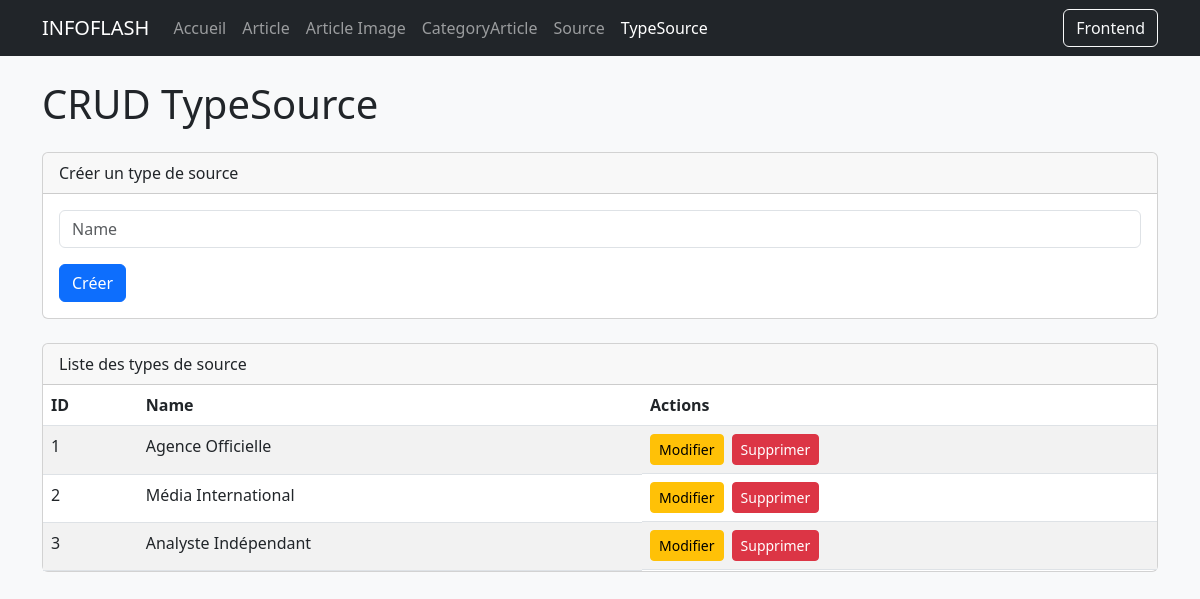
/backoffice/pages/TypeSource.php, run on the app's committed database.
### tables this page shows
CREATE TABLE type_source (
    id INT PRIMARY KEY AUTO_INCREMENT,
    name VARCHAR(255) NOT NULL
);

### backoffice/controllers/TypeSource.php (called while the page is built, shortened)
<?php
include_once __DIR__ . '/../models/TypeSource.php';
$error = $_GET['err'] ?? '';
$editItem = null;
try {
	$conn = getConnection();
	$stmt = $conn->prepare("SELECT * FROM type_source");
	$stmt->execute();
	$items = $stmt->get_result()->fetch_all(MYSQLI_ASSOC);
} catch (Throwable $exception) {
	if (empty($error)) {
		$error = $exception->getMessage();
	}
}

### backoffice/pages/TypeSource.php (the view, shortened to what this page needs)
<?php
include_once '../controllers/TypeSource.php';
function e($value) {
	return htmlspecialchars((string) $value, ENT_QUOTES, 'UTF-8');
}
$isEdit = $editItem !== null;
?>
<!DOCTYPE html>
<html lang="fr">
<head>
	<link href="https://cdn.jsdelivr.net/npm/bootstrap@5.3.0/dist/css/bootstrap.min.css" rel="stylesheet">
</head>
<body class="bg-light">
<nav class="navbar navbar-expand-lg navbar-dark bg-dark sticky-top">
	<div class="container">
		<a class="navbar-brand" href="index">INFOFLASH</a>
		<div class="collapse navbar-collapse" id="navbarNav">
			<ul class="navbar-nav me-auto">
				<li class="nav-item"><a class="nav-link" href="index">Accueil</a></li>
				<li class="nav-item"><a class="nav-link" href="article">Article</a></li>
				<li class="nav-item"><a class="nav-link" href="article-image">Article Image</a></li>
				<li class="nav-item"><a class="nav-link" href="category-article">CategoryArticle</a></li>
				<li class="nav-item"><a class="nav-link" href="source">Source</a></li>
				<li class="nav-item"><a class="nav-link active" href="type-source">TypeSource</a></li>
			</ul>
			<a href="../../frontoffice/" class="btn btn-outline-light">Frontend</a>
		</div>
	</div>
</nav>
<div class="container py-4">
	<h1 class="mb-4">CRUD TypeSource</h1>
	<div class="card mb-4">
		<div class="card-header"><?php echo $isEdit ? 'Modifier' : 'Créer'; ?> un type de source</div>
		<div class="card-body">
			<form method="post">
				<div class="row g-3">
					<div class="col-md-12"><input class="form-control" name="name" placeholder="Name" required value="<?php echo e($editItem['name'] ?? ''); ?>"></div>
				</div>
				<div class="mt-3 d-flex gap-2">
					<button class="btn btn-primary" type="submit"><?php echo $isEdit ? 'Mettre à jour' : 'Créer'; ?></button>
				</div>
			</form>
		</div>
	</div>
	<div class="card">
		<div class="card-header">Liste des types de source</div>
		<div class="table-responsive">
			<table class="table table-striped table-hover mb-0">
				<thead><tr><th>ID</th><th>Name</th><th>Actions</th></tr></thead>
				<tbody>
				<?php foreach ($items as $item): ?>
					<tr>
						<td><?php echo e($item['id']); ?></td>
						<td><?php echo e($item['name']); ?></td>
						<td class="d-flex gap-2">
							<a class="btn btn-sm btn-warning" href="?edit=<?php echo e($item['id']); ?>">Modifier</a>
							<form method="post" onsubmit="return confirm('Supprimer ce type ?');">
								<button class="btn btn-sm btn-danger" type="submit">Supprimer</button>
							</form>
						</td>
					</tr>
				<?php endforeach; ?>
				</tbody>
			</table>
		</div>
	</div>
</div>
</body>
</html>

### data on the page
type_source: id "1", name "Agence Officielle"
type_source: id "2", name "Média International"
type_source: id "3", name "Analyste Indépendant"
